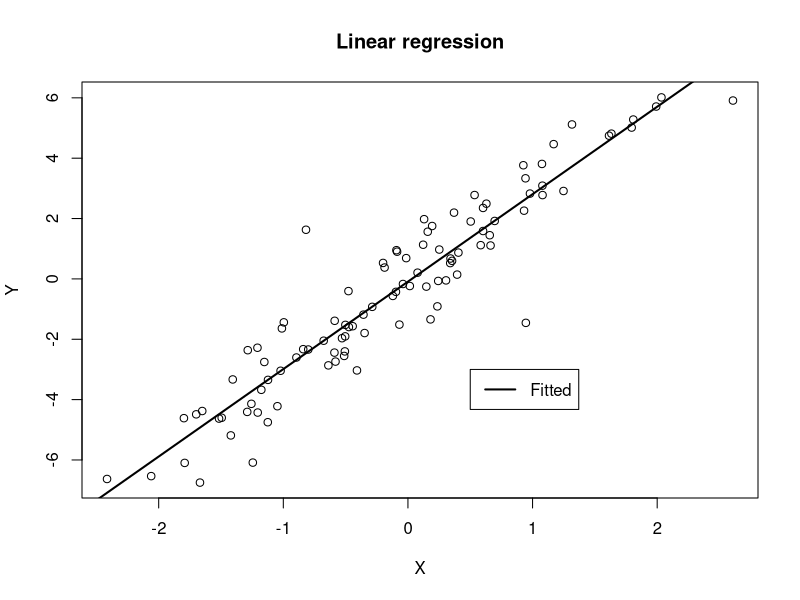
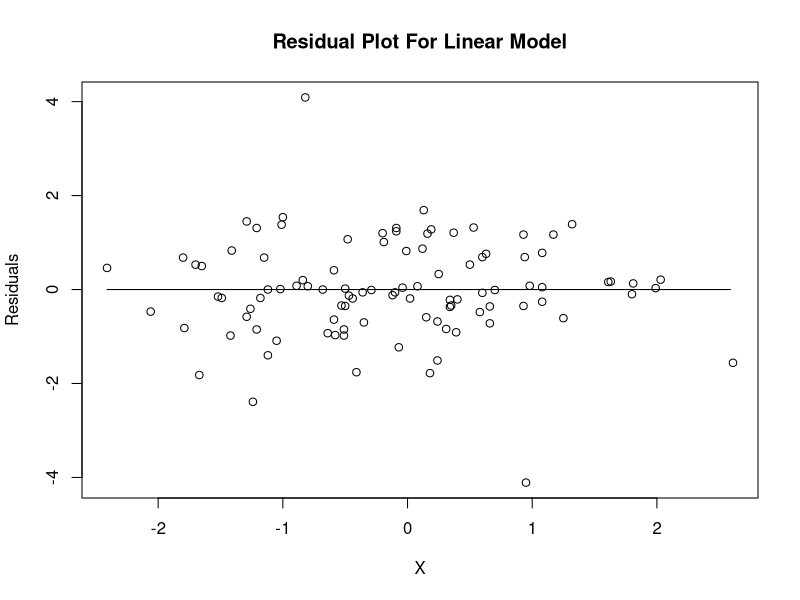
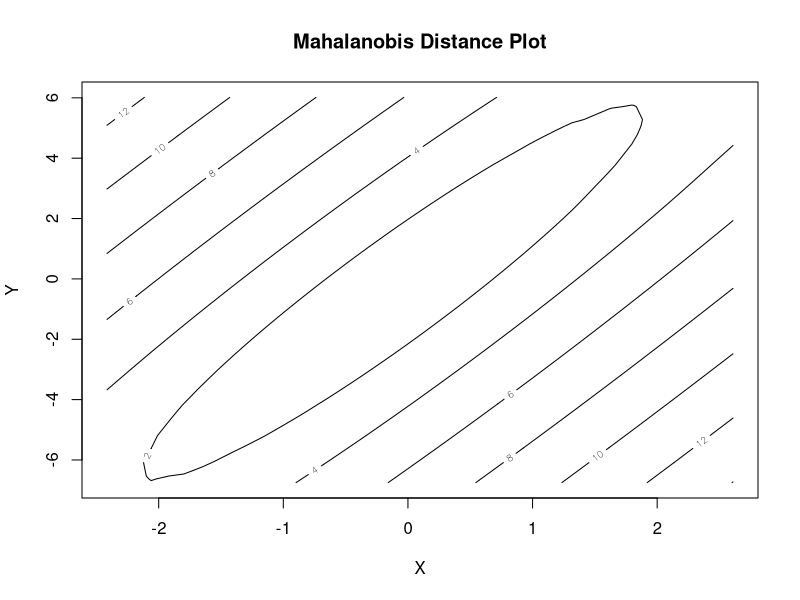

Reproduce these figures in R, in order.
# Author: Daniel B. Cooper

# Chapter 3 ----
# The following R code was adapted from Dr. Charnigo's Chapter 3b examples.

# Linear regression ----
# read data
my_data <- read.table("posts/primary/Ch2_3/Chapter3PortfolioData.txt")
x <- my_data$x
y <- my_data$y

fit = lm(y~x)

summary(fit)

png("./posts/primary/Ch2_3/linear-model.png", width = 400, height = 400)

plot(x,y,xlab="X",ylab="Y")
abline(a=fit$co[1],b=fit$co[2],lwd=2)
title("Linear regression")
legend(0.5,-3,col=c(1),lty=c(1),lwd=c(2),
	legend=c("Fitted"))

dev.off()

u = fit$f
v = fit$re
my_data_fitted = as.data.frame(round(cbind(x,y,u,v),2))
my_data_fitted$abs_re <- abs(my_data_fitted$v)
png("./posts/primary/Ch2_3/linear-model-residuals.png", width = 400, height = 400)

plot(my_data_fitted$x, my_data_fitted$v, xlab = "X", ylab = "Residuals")
lines(seq(min(my_data_fitted$x), max(my_data_fitted$x)), rep(0, 6))
title("Residual Plot For Linear Model")
dev.off()

# Mahalanobis Distance ----
# The following R code was adapted from Dr. Charnigo's Chapter 3b examples.

mean_x <- mean(x)
mean_y <- mean(y)
sd_x <- sd(x)
sd_y <- sd(y)
correlation <- as.numeric(cor.test(x,y,method="pearson")[["estimate"]])
cov_xy <- sd_x * sd_y * correlation
var_x <- sd_x ^ 2
var_y <- sd_y ^ 2

meanvector = c(mean_x, mean_y)
varcovmatrix = cbind( c(var_x, cov_xy), c(cov_xy, var_y) )

# This initializes a vector in which Mahalanobis distances will be stored.
madistxy <- c()
for (k in 1:length(x))
{ madistxy[k] = sqrt( t(  c(x[k], y[k]) - meanvector ) %*% solve(varcovmatrix) %*% (  c(x[k], y[k]) - meanvector ) ) }

my_data_fitted$madistxy <- madistxy

write.csv(my_data_fitted, file = "./posts/primary/Ch2_3/linear-model-data.csv", row.names = FALSE)

# M distance contour plot
xrange = sort(x)

yrange = sort(y)

xgrid = as.vector(t(matrix( rep( xrange, length(yrange) ), ncol=length(yrange) )))

ygrid = rep( yrange, length(xrange) )

madistxy = rep(0, length(xgrid) )

for (k in 1:length(xgrid))
{ madistxy[k] = sqrt( t(  c(xgrid[k], ygrid[k]) - meanvector )
		%*% solve(varcovmatrix) %*% (  c(xgrid[k], ygrid[k]) - meanvector ) ) }

madistxymatrix = t( matrix( madistxy, ncol=length(xrange) ))


png("./posts/primary/Ch2_3/mdistance-plot.png", width = 400, height = 400)

contour( xrange, yrange, madistxymatrix,xlab="X",ylab="Y",main="Mahalanobis Distance Plot")

dev.off()
